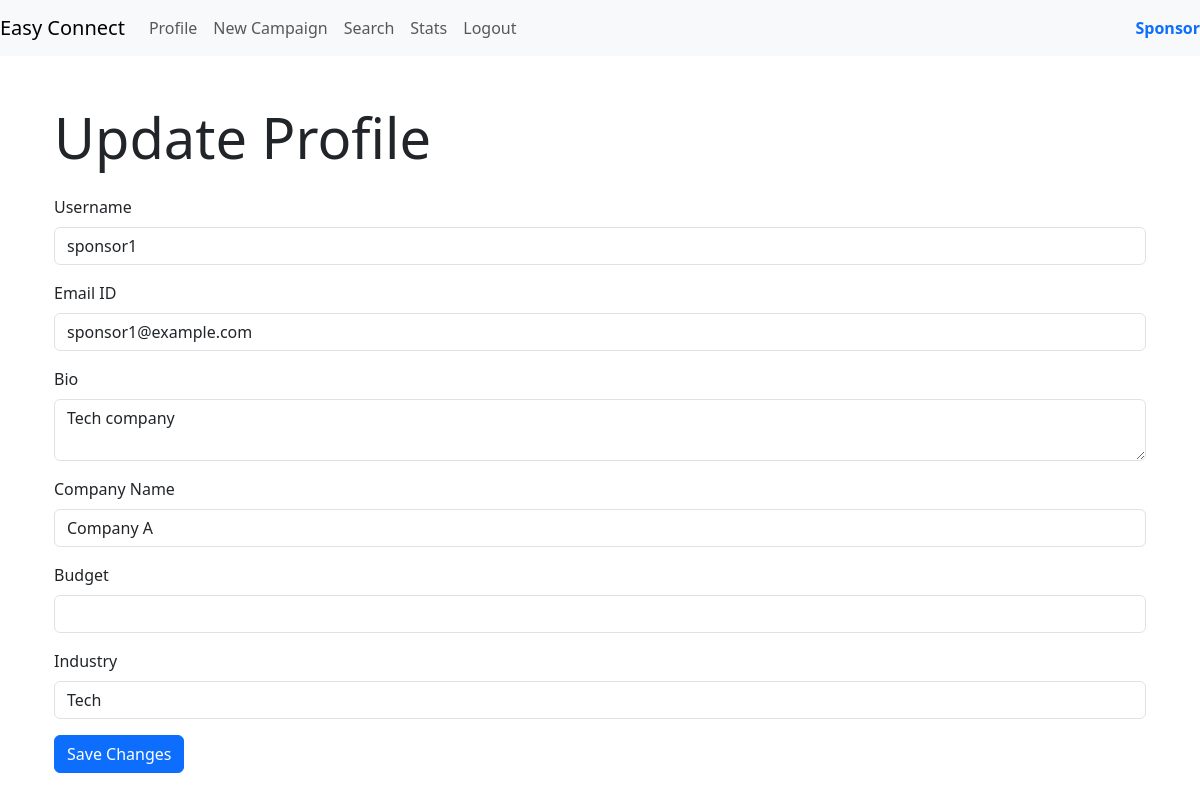
The app's page /profile/update (signed in), older data.
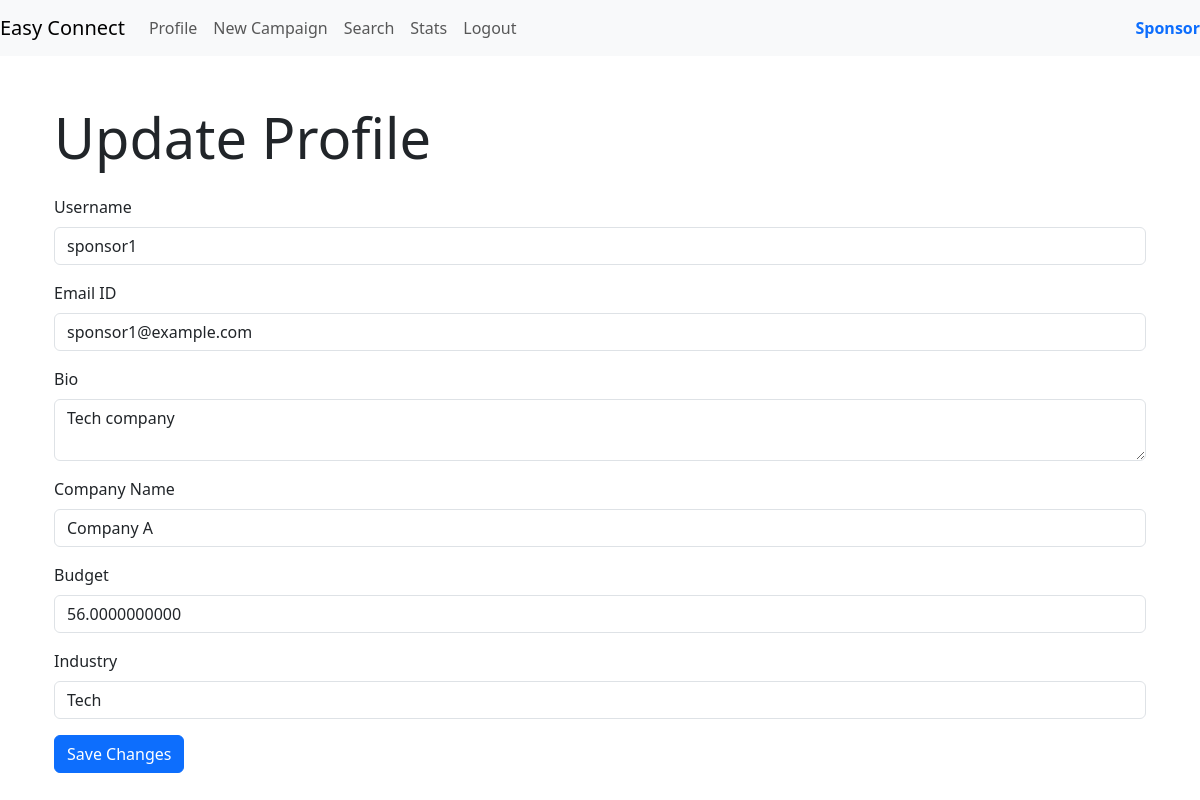
The same page, newer data.
### models.py (models this page shows)
class Sponsor(db.Model):
    __tablename__ = 'sponsors'
    sponsor_id = db.Column(db.Integer, primary_key=True, autoincrement=True)
    id = db.Column(db.Integer, db.ForeignKey('user.id'), nullable=False)
    company_name = db.Column(db.String(64))
    industry = db.Column(db.String(32))
    budget = db.Column(db.Float(10, 2))
    bio = db.Column(db.String(256))
    user = db.relationship('User', backref=db.backref('sponsors', lazy=True))

### routes.py (the view, shortened to what this page needs)
@app.route('/profile/update', methods=['GET', 'POST'])
@auth_rep
def update_profile():
    role_id = session.get('role_id')
    user_id = session.get('user_id')
    user = User.query.filter_by(id=user_id).first()
    if role_id == 3:
        profile = InfluencerProfile.query.filter_by(id=user_id).first_or_404()
    elif role_id == 2:
        profile = Sponsor.query.filter_by(id=user_id).first_or_404()
    return render_template('update_profile.html', user=user,profile=profile, role_id=role_id)

### routes.py (called while the page is built)
def auth_rep(func):
    @wraps(func)
    def inner(*args,**kwargs):
        if 'user_id' in session:
            user = User.query.get(session['user_id'])
            if user.is_flagged:
                flash('Your account is flagged and cannot perform this action.', 'error')
                return redirect(url_for('login'))
            return func(*args,**kwargs)
        else:
            flash('You are not logged in,Please login to proceed','error')
            return redirect(url_for('login'))
    return inner

### templates/update_profile.html (shortened to what this page needs)
{% extends 'layout.html' %}
{% block content %}
<div class="container">
    <h1 class="display-4 mb-4">Update Profile</h1>
    <form action="{{ url_for('update_profile') }}" method="POST" class="form">
        <div class="mb-3">
            <label for="username" class="form-label">Username</label>
            <input type="text" id="username" name="username" value="{{ user.username }}" required class="form-control">
        </div>
        <div class="mb-3">
            <label for="email" class="form-label">Email ID</label>
            <input type="email" id="email" name="email" value="{{ user.email_id }}" required class="form-control">
        </div>
        <div class="mb-3">
            <label for="bio" class="form-label">Bio</label>
            <textarea id="bio" name="bio" class="form-control">{{ profile.bio }}</textarea>
        </div>
        {% if role_id == 3 %}
            <div class="mb-3">
                <label for="name" class="form-label">Name</label>
                <input type="text" id="name" name="name" value="{{ profile.name }}" required class="form-control">
            </div>
            <div class="mb-3">
                <label for="niche" class="form-label">Niche</label>
                <input type="text" id="niche" name="niche" value="{{ profile.niche }}" class="form-control">
            </div>
            <div class="mb-3">
                <label for="followers" class="form-label">Followers</label>
                <input type="number" id="followers" name="followers" value="{{ profile.followers }}" class="form-control">
            </div>
        {% elif role_id == 2 %}
            <div class="mb-3">
                <label for="company_name" class="form-label">Company Name</label>
                <input type="text" id="company_name" name="company_name" value="{{ profile.company_name }}" class="form-control">
            </div>
            <div class="mb-3">
                <label for="budget" class="form-label">Budget</label>
                <input type="number" step="0.01" id="budget" name="budget" value="{{ profile.budget }}" class="form-control">
            </div>
            <div class="mb-3">
                <label for="industry" class="form-label">Industry</label>
                <input type="text" id="industry" name="industry" value="{{ profile.industry }}" class="form-control">
            </div>
        {% endif %}
        <button type="submit" class="btn btn-primary">Save Changes</button>
    </form>
</div>
{% endblock %}

Row changes from the older to the newer data that the page shows:
changed Sponsor "Tech company": budget (not shown) → "56.0000000000"
